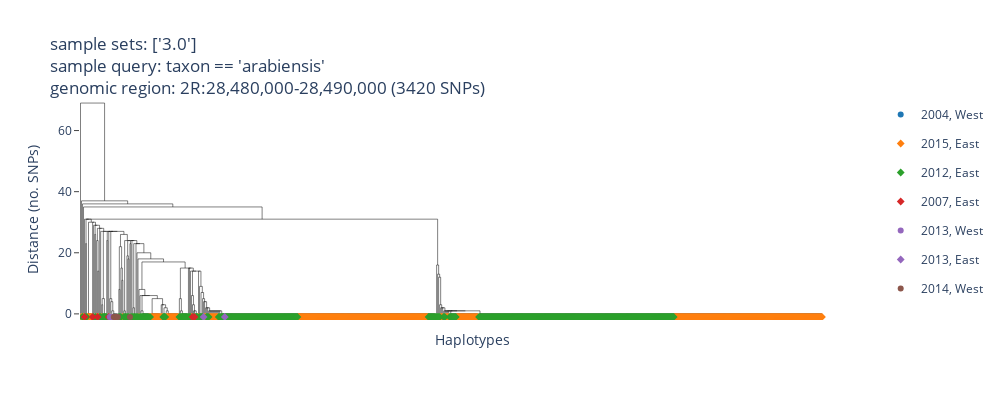

The notebook cell this image was saved under:
### Code cell
ag3.plot_haplotype_clustering(
    region="2R:28,480,000-28,490,000",
    sample_sets=["3.0"],
    sample_query="taxon == 'arabiensis'",
    analysis="gamb_colu_arab",
    symbol=new_cohorts,
    color="year",
    cohort_size=None,
    width=1000,
    height=400,
)
